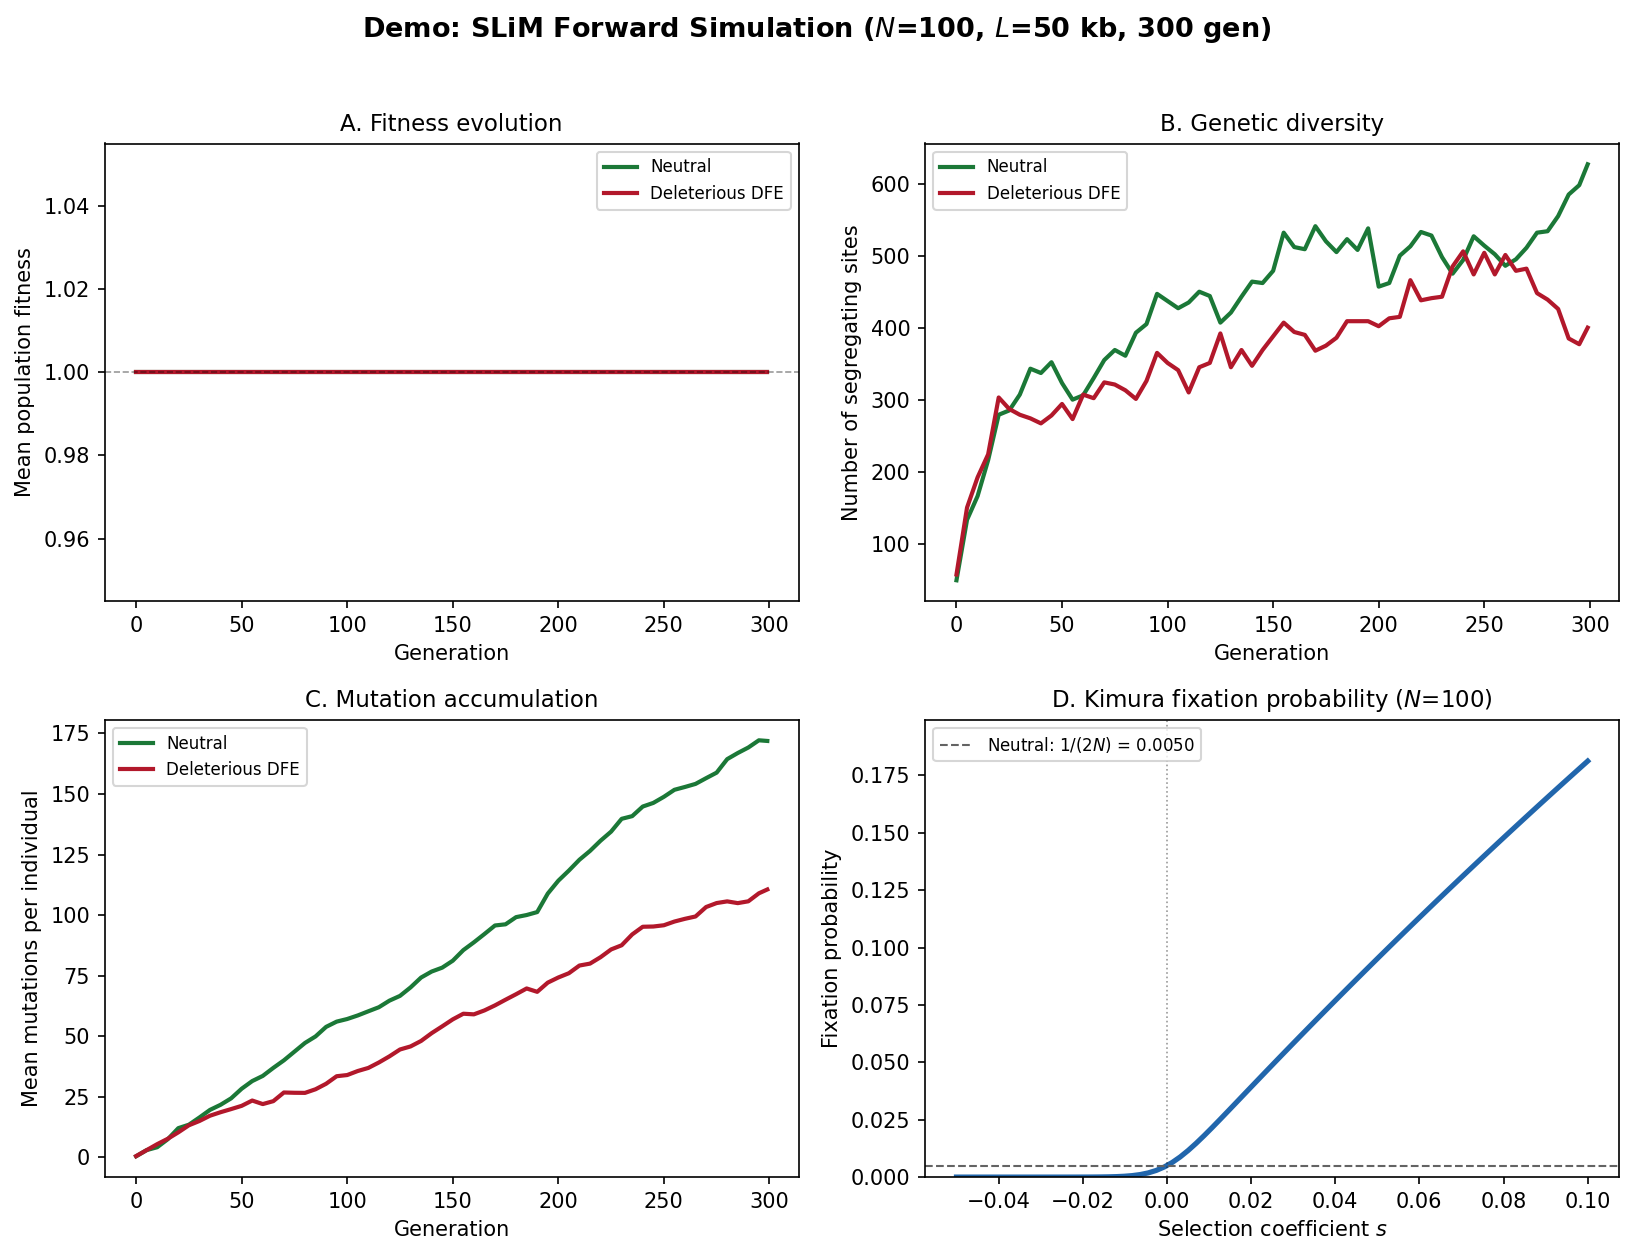

This chart was generated by the following Python code:
"""
Demo: SLiM forward-time simulation with selection.

Runs the mini SLiM forward simulator under neutral, deleterious DFE,
and selective sweep scenarios. Shows allele dynamics and fitness evolution.
"""

import numpy as np
import matplotlib.pyplot as plt

from watchgen.mini_slim import (
    simulate,
)

plt.rcParams.update({
    "font.size": 10, "axes.titlesize": 11, "axes.labelsize": 10,
    "figure.dpi": 150, "font.family": "sans-serif",
})

np.random.seed(2024)

# ── Simulations ─────────────────────────────────────────────────
N = 100
L = 50_000
mu = 5e-6
r = 1e-6
T = 300

pop_neutral, stats_neutral = simulate(N, L, mu, r, T, dfe="neutral", track_every=5)
pop_del, stats_del = simulate(N, L, mu, r, T, dfe="gamma",
                              dfe_params={"shape": 0.3, "scale": 0.05},
                              track_every=5)

# ── Figure ──────────────────────────────────────────────────────
fig, axes = plt.subplots(2, 2, figsize=(11, 8.5))
fig.suptitle(
    f"Demo: SLiM Forward Simulation ($N$={N}, $L$={L/1e3:.0f} kb, {T} gen)",
    fontsize=13, fontweight="bold", y=0.98,
)

# Panel A: Mean fitness over time
ax = axes[0, 0]
ax.plot(stats_neutral["generation"], stats_neutral["mean_fitness"],
        color="#1B7837", lw=2, label="Neutral")
ax.plot(stats_del["generation"], stats_del["mean_fitness"],
        color="#B2182B", lw=2, label="Deleterious DFE")
ax.set_xlabel("Generation")
ax.set_ylabel("Mean population fitness")
ax.set_title("A. Fitness evolution")
ax.axhline(1.0, color="k", ls="--", lw=0.8, alpha=0.4)
ax.legend(fontsize=8)

# Panel B: Segregating sites
ax = axes[0, 1]
ax.plot(stats_neutral["generation"], stats_neutral["num_segregating"],
        color="#1B7837", lw=2, label="Neutral")
ax.plot(stats_del["generation"], stats_del["num_segregating"],
        color="#B2182B", lw=2, label="Deleterious DFE")
ax.set_xlabel("Generation")
ax.set_ylabel("Number of segregating sites")
ax.set_title("B. Genetic diversity")
ax.legend(fontsize=8)

# Panel C: Mutations per individual
ax = axes[1, 0]
ax.plot(stats_neutral["generation"], stats_neutral["mean_mutations_per_individual"],
        color="#1B7837", lw=2, label="Neutral")
ax.plot(stats_del["generation"], stats_del["mean_mutations_per_individual"],
        color="#B2182B", lw=2, label="Deleterious DFE")
ax.set_xlabel("Generation")
ax.set_ylabel("Mean mutations per individual")
ax.set_title("C. Mutation accumulation")
ax.legend(fontsize=8)

# Panel D: Fixation probability vs selection coefficient (Kimura formula)
ax = axes[1, 1]
s_range = np.linspace(-0.05, 0.1, 80)
def kimura_fixation(s, N):
    if abs(s) < 1e-10:
        return 1.0 / (2 * N)
    x = 2 * s
    return (1 - np.exp(-x)) / (1 - np.exp(-4 * N * s))
p_fix = [kimura_fixation(s_val, N) for s_val in s_range]

ax.plot(s_range, p_fix, color="#2166AC", lw=2.5)
ax.axhline(1 / (2 * N), color="#636363", ls="--", lw=1,
           label=f"Neutral: $1/(2N)$ = {1/(2*N):.4f}")
ax.axvline(0, color="k", ls=":", lw=0.8, alpha=0.4)
ax.set_xlabel("Selection coefficient $s$")
ax.set_ylabel("Fixation probability")
ax.set_title(f"D. Kimura fixation probability ($N$={N})")
ax.legend(fontsize=8)
ax.set_ylim(0, max(p_fix) * 1.1)

plt.tight_layout(rect=[0, 0, 1, 0.96])
plt.savefig("figures/fig_demo_slim.png", dpi=150, bbox_inches="tight")
plt.savefig("figures/fig_demo_slim.pdf", bbox_inches="tight")
print("Saved figures/fig_demo_slim.png")
